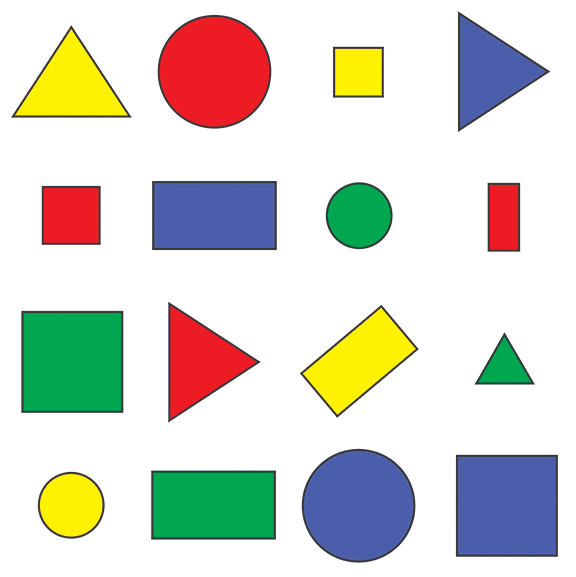
#> input picture shapes.png, 576 x 577 px, given in place of the camera
$ python VirtualPaint.py
#> lines starting #> are read from the running program, lines starting #| are printed output that depends on the picture; after the words box and inside, x2 and y2 are one past the last pixel; in counts of white or black regions, pixels touching at a corner belong together
import cv2
import numpy as np
import concurrent.futures

cam_id=0
cap = cv2.VideoCapture(cam_id)
cap.set(3,640)
cap.set(4,480)
cap.set(10,50)

myColors=[[166,145,128,179,255,255],[97,190,202,114,255,255]]#[[red],[blue]]

myColorValues=[[34,34,242],[242,208,34]] #BGR format

myPoints=[]  #[x,y,colorId]

def findColor(img,myColor,myColorValues):
    imgHSV=cv2.cvtColor(img,cv2.COLOR_BGR2HSV)
    count=0
    newPoints=[]
    for color in myColors:
        lower=np.array(color[0:3])
        upper=np.array(color[3:6])
        mask=cv2.inRange(imgHSV,lower,upper)
        x,y=getContours(mask)
        cv2.circle(imgResult,(x,y),5,myColorValues[count],cv2.FILLED)
        if x!=0 and y!=0:
            newPoints.append([x,y,count])
        count+=1
        #cv2.imshow(str(color[0]),mask)
    return newPoints


def Draw(myPoints,myColorValues):
    #for point in myPoints:
        #cv2.circle(imgResult,(point[0],point[1]),8,myColorValues[point[2]],cv2.FILLED)
    for i in range(1,len(myPoints)):
        if myPoints[i - 1] is None or myPoints[i] is None:
            continue
        if(myPoints[i-1][2]==myPoints[i][2]):
            cv2.line(imgResult,(myPoints[i-1][0],myPoints[i-1][1]),(myPoints[i][0],myPoints[i][1]),myColorValues[myPoints[i-1][2]],4)

def getContours(img):
    contours,heirarchy=cv2.findContours(img,cv2.RETR_EXTERNAL,cv2.CHAIN_APPROX_NONE)
    x,y,w,h=0,0,0,0
    for cnt in contours:
        area=cv2.contourArea(cnt)
        #cv2.drawContours(imgResult,cnt,-1,(255,0,0),3)
        peri=cv2.arcLength(cnt,True)
        approx=cv2.approxPolyDP(cnt,0.02*peri,True)
        objCorners=len(approx)
        x,y,w,h=cv2.boundingRect(approx)
    return x+w//2,y

while True:
    success, img=cap.read()
#> img is the input picture: shape (577, 576, 3); mean B, G, R 205.1, 214.3, 214.2
    flipHorizontal=cv2.flip(img,1)
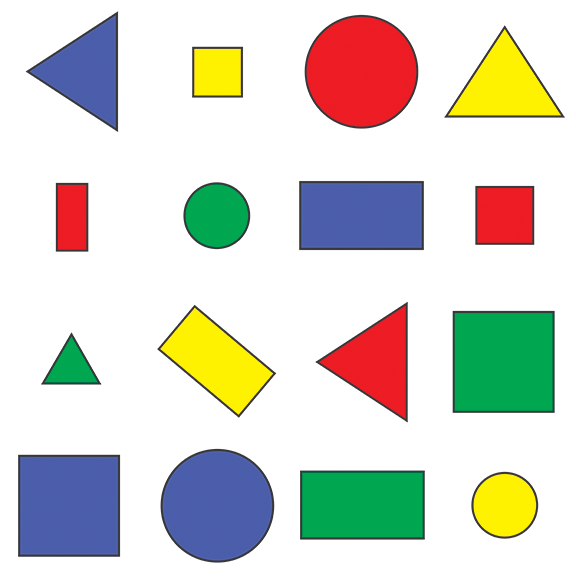
#> flipHorizontal: shape (577, 576, 3); mean B, G, R 205.1, 214.3, 214.2
    imgResult=flipHorizontal.copy()
    cv2.rectangle(imgResult,(430,0),(640,240),(255,255,255),cv2.FILLED)
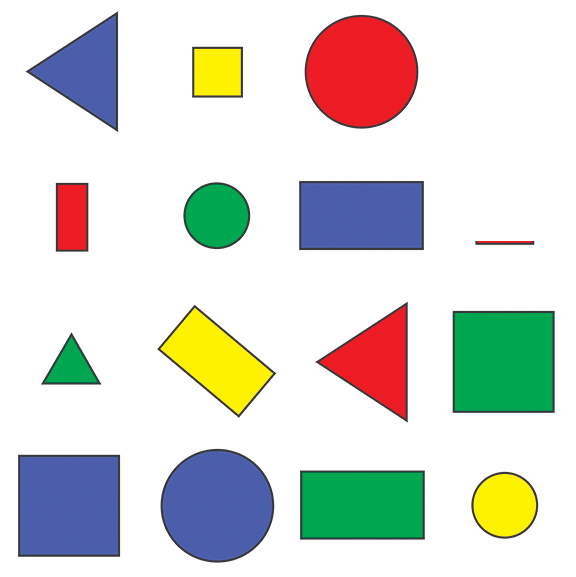
#> imgResult: shape (577, 576, 3); 2.73% of pixels changed, all inside (x1, y1, x2, y2) = (444, 25, 565, 241)
    newPoints=findColor(flipHorizontal,myColors,myColorValues)
#> in findColor, `imgHSV=cv2.cvtColor(img,cv2.COLOR_BGR2HSV)`: imgHSV: shape (577, 576, 3); mean H, S, V 31.4, 56.1, 234.3
#> the loop in findColor, `for color in myColors:` made 2 passes
#> (x, y) on passes 1 to 2: (361, 17), (0, 0)
#> pass 1, in findColor, `mask=cv2.inRange(imgHSV,lower,upper)`:
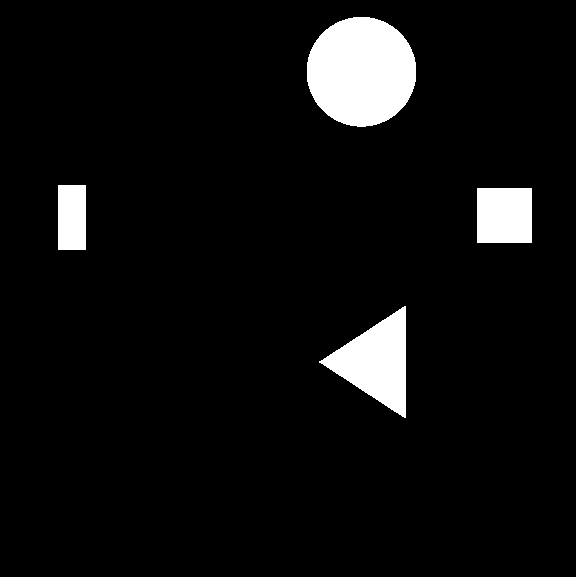
#> mask: shape (577, 576); 5.8% white; 4 white regions, box (x1, y1, x2, y2) and area: (307, 17, 416, 127) 9467, (319, 306, 406, 418) 4963, (477, 188, 532, 243) 3025, (58, 185, 86, 250) 1820
#> after the loop in findColor, `for color in myColors:`: imgResult: shape (577, 576, 3); 0.03% of pixels changed, all inside (x1, y1, x2, y2) = (0, 0, 367, 23)
#> after the loop in findColor, `for color in myColors:`: count = 2; newPoints = [[361, 17, 0]]
#> newPoints = [[361, 17, 0]]
    k=cv2.waitKey(1)
#> (key Esc is pressed here)
    if k==27:
        break
    elif k==113:
        if len(newPoints)!=0:
            for newP in newPoints:
                myPoints.append(newP)
        else:
            myPoints.append(None)
    if len(myPoints)!=0:
        Draw(myPoints,myColorValues)
    cv2.imshow("Output",imgResult)
    # [5 lines of commented-out code are left out]
